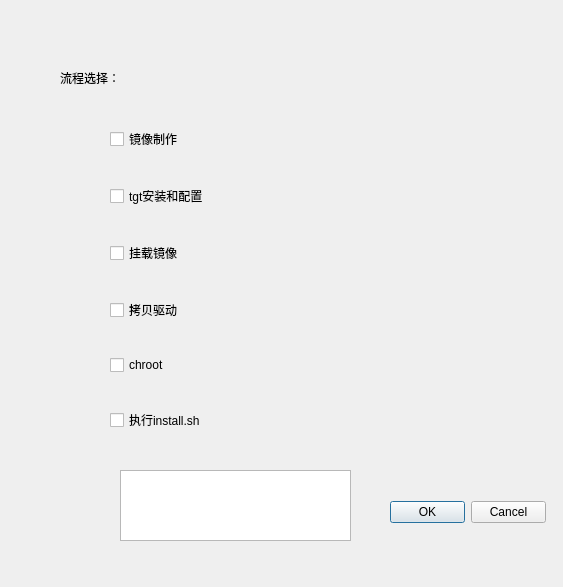
<?xml version="1.0" encoding="UTF-8"?>
<ui version="4.0">
 <class>Form</class>
 <widget class="QWidget" name="Form">
  <property name="geometry">
   <rect>
    <x>0</x>
    <y>0</y>
    <width>563</width>
    <height>587</height>
   </rect>
  </property>
  <property name="windowTitle">
   <string>Form</string>
  </property>
  <widget class="QWidget" name="widget" native="true">
   <property name="geometry">
    <rect>
     <x>110</x>
     <y>100</y>
     <width>331</width>
     <height>361</height>
    </rect>
   </property>
   <layout class="QHBoxLayout" name="horizontalLayout">
    <item>
     <layout class="QVBoxLayout" name="verticalLayout">
      <item>
       <widget class="QCheckBox" name="checkBox">
        <property name="text">
         <string>镜像制作</string>
        </property>
       </widget>
      </item>
      <item>
       <widget class="QCheckBox" name="checkBox_2">
        <property name="text">
         <string>tgt安装和配置</string>
        </property>
       </widget>
      </item>
      <item>
       <widget class="QCheckBox" name="checkBox_3">
        <property name="text">
         <string>挂载镜像</string>
        </property>
       </widget>
      </item>
      <item>
       <widget class="QCheckBox" name="checkBox_4">
        <property name="text">
         <string>拷贝驱动</string>
        </property>
       </widget>
      </item>
      <item>
       <widget class="QCheckBox" name="checkBox_5">
        <property name="text">
         <string>chroot</string>
        </property>
       </widget>
      </item>
      <item>
       <widget class="QCheckBox" name="checkBox_6">
        <property name="text">
         <string>执行install.sh</string>
        </property>
       </widget>
      </item>
     </layout>
    </item>
   </layout>
  </widget>
  <widget class="QLabel" name="label">
   <property name="geometry">
    <rect>
     <x>60</x>
     <y>70</y>
     <width>211</width>
     <height>16</height>
    </rect>
   </property>
   <property name="text">
    <string>流程选择：</string>
   </property>
  </widget>
  <widget class="QDialogButtonBox" name="buttonBox">
   <property name="geometry">
    <rect>
     <x>390</x>
     <y>500</y>
     <width>156</width>
     <height>24</height>
    </rect>
   </property>
   <property name="standardButtons">
    <set>QDialogButtonBox::Cancel|QDialogButtonBox::Ok</set>
   </property>
  </widget>
  <widget class="QTextEdit" name="textEdit">
   <property name="geometry">
    <rect>
     <x>120</x>
     <y>470</y>
     <width>231</width>
     <height>71</height>
    </rect>
   </property>
  </widget>
 </widget>
 <resources/>
 <connections/>
</ui>
